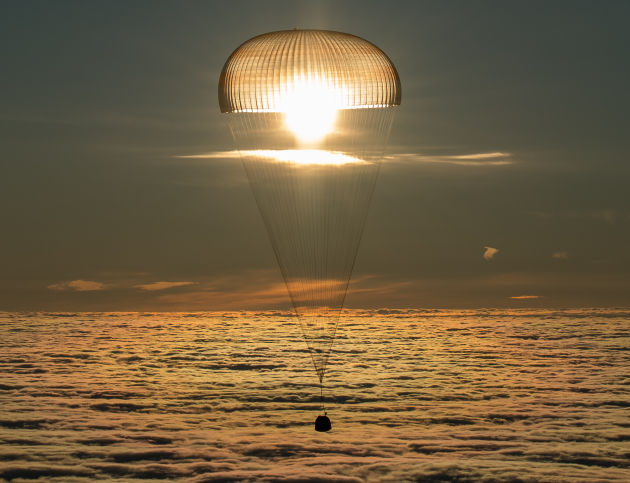
//> input picture Ex6/paraquedas.png, 630 x 483 px
$ ./histogram_eq paraquedas.png   (built with g++ and OpenCV 4)
//> lines starting //> are read from the running program, lines starting //| are printed output that depends on the picture
#include <iostream>
#include <opencv2/opencv.hpp>

using namespace cv;
using namespace std;

int main(int argc, char** argv) {
	cv::Mat image, eq_image;
    cv::Point p;

    image = cv::imread(argv[1],cv::IMREAD_GRAYSCALE);
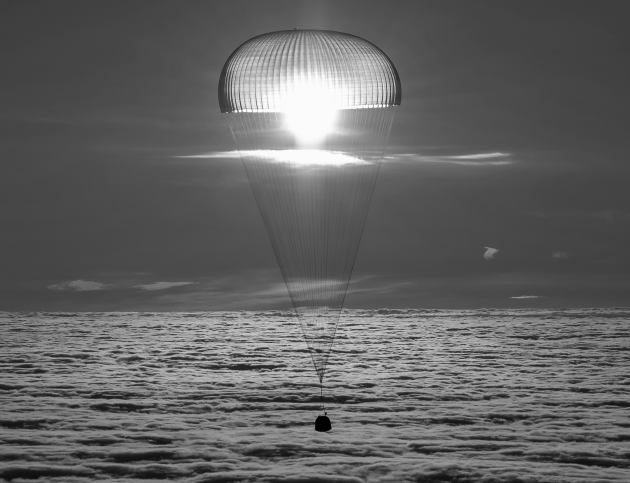
//> image: 483 rows x 630 cols, CV_8UC1; min 0, max 252, mean 97.5

    if(!image.data)
        std::cout << "nao abriu " << argv[1] << std::endl;

    cv::namedWindow("Janela", cv::WINDOW_AUTOSIZE);

    cv::equalizeHist(image, eq_image); //Equaliza o histograma
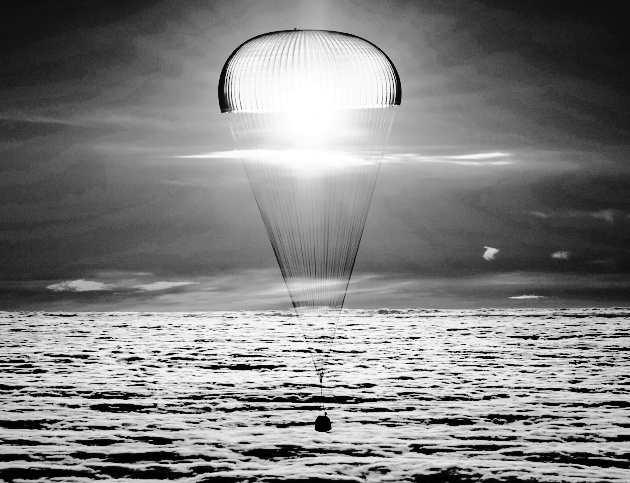
//> eq_image: 483 rows x 630 cols, CV_8UC1; min 0, max 255, mean 129.2

    cv::imshow("Escala de cinza", image);
    cv::imwrite("Imagem_esc_cinza.png", image);
    cv::imshow("Imagem_equalizada", eq_image);
    cv::imwrite("Imagem_equalizada.png", eq_image);
    cv::waitKey(0);

    return 0;
}
